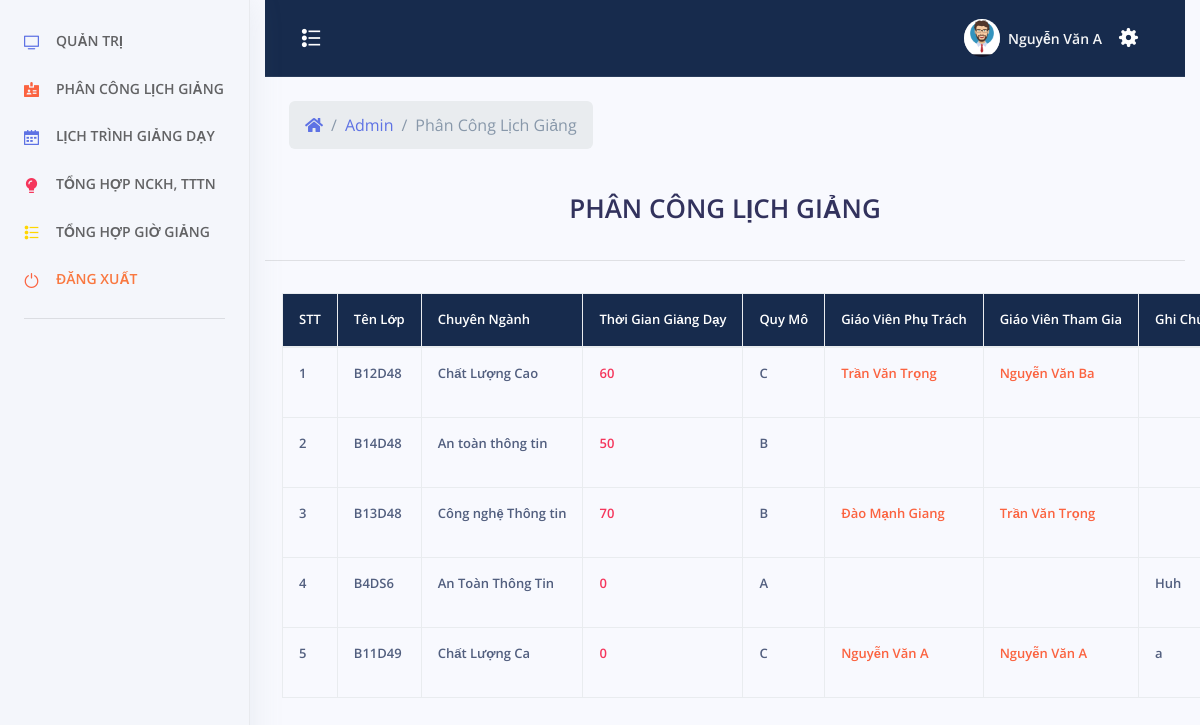
Page /admin/index.php?menu=phancong (signed in) on the committed database.
### tables this page shows
CREATE TABLE `lop_hoc` (
  `id_lop` int(11) NOT NULL,
  `ten_lop` varchar(50) NOT NULL,
  `chuyen_nganh` varchar(50) NOT NULL,
  `thoi_gian` int(11) NOT NULL,
  `thoi_khoa_bieu` longtext NOT NULL,
  `quy_mo` varchar(50) NOT NULL,
  `si_so` int(11) NOT NULL,
  `id_gvphutrach` int(11) NOT NULL,
  `id_gvthamgia` int(11) NOT NULL,
  `thoigian_gv_phutrach` int(11) NOT NULL,
  `thoigian_gv_thamgia` int(11) NOT NULL,
  `thoigian_chitiet_gvphutrach` int(11) NOT NULL,
  `thoigian_chitiet_gvthamgia` int(11) NOT NULL,
  `he` varchar(50) NOT NULL,
  `so_gio_ly_thuyet` int(11) NOT NULL,
  `so_gio_ly_thuyet_gvphutrach` int(11) NOT NULL,
  `so_gio_ly_thuyet_gvthamgia` int(11) NOT NULL,
  `xemina` int(11) NOT NULL,
  `xemina_gvphutrach` int(11) NOT NULL,
  `xemina_gvthamgia` int(11) NOT NULL,
  `thaoluan` int(11) NOT NULL,
  `thaoluan_gvphutrach` int(11) NOT NULL,
  `thaoluan_gvthamgia` int(11) NOT NULL,
  `hinh_thuc_thi` varchar(50) NOT NULL,
  `tong_gio_gvphutrach` int(11) NOT NULL,
  `tong_gio_gvthamgia` int(11) NOT NULL,
  `ghi-chu` varchar(500) NOT NULL
);

CREATE TABLE `tai_khoan` (
  `id_tai_khoan` int(11) NOT NULL,
  `ten_tai_khoan` varchar(30) NOT NULL,
  `mat_khau` varchar(100) NOT NULL,
  `nhom_tai_khoan` tinyint(2) NOT NULL,
  `ten_sinh_vien` varchar(100) NOT NULL,
  `sdt` varchar(20) NOT NULL,
  `ngay_sinh` varchar(50) NOT NULL,
  `ngay_tao` datetime NOT NULL
);

### admin/phancong.php (the view, shortened to what this page needs)
<?php
	include_once('../config/config.php');
	include_once('../header.php');
 ?>
<?php
		if($_SESSION["taikhoan"] == NULL){ ?>
			<script>
				window.location.href="../tai-khoan/dang-nhap.php";
			</script>
		<?php }else {?>
			<div class="row align-items-center py-4">
            <div class="col-lg-6 col-7">
              <nav aria-label="breadcrumb" class="d-none d-md-inline-block ml-md-4">
                <ol class="breadcrumb breadcrumb-links breadcrumb-dark">
                  <li class="breadcrumb-item"><a href="#"><i class="fas fa-home"></i></a></li>
                  <li class="breadcrumb-item"><a href="index.php">Admin</a></li>
                  <li class="breadcrumb-item active" aria-current="page">Phân Công Lịch Giảng</li>
                </ol>
              </nav>
            </div>
          </div>
		<?php
			$sql = "SELECT * FROM `lop_hoc`";
			$qr = mysqli_query($conn, $sql);
		 ?>
			<div class="caption">
			<h1 style="text-align: center">PHÂN CÔNG LỊCH GIẢNG</h1>
			</div>
			<hr>
			<div class="row">
				<table class="table table-bordered table-responsive">
					<tr class="chimuc">
						<th>STT</th>
						<th>Tên Lớp</th>
						<th>Chuyên Ngành</th>
						<th>Thời Gian Giảng Dạy</th>
						<th>Quy Mô</th>
						<th>Giáo Viên Phụ Trách</th>
                        <th>Giáo Viên Tham Gia</th>
                        <th>Ghi Chú</th>
					</tr>
					<tbody>
					<?php $stt = 1; ?>
					<?php while($row = mysqli_fetch_assoc($qr)){ ?>
						<tr>
							<td><?php echo $stt;?></td>
							<td>
							<?php echo $row["ten_lop"]; ?>
							</td>
							<td><?php echo $row["chuyen_nganh"]?></td>
							<td style="color: #f5365c;"><?php echo $row["thoi_gian"]?></td>
							<td><?php echo $row["quy_mo"]?></td>
							<td style="color: #fb6340;">
                            <?php $idgv1 = $row["id_gvphutrach"];
                            $sqlgv1 = "SELECT `ten_sinh_vien` FROM `tai_khoan` WHERE `id_tai_khoan` = '$idgv1'";
                            $qrgv1 = mysqli_query($conn, $sqlgv1);
                            $rowgv1 = mysqli_fetch_assoc($qrgv1);
                            echo $rowgv1["ten_sinh_vien"];
                            ?>
                            </td>
                            <td style="color: #fb6340;"><?php
                            $idgv2 = $row["id_gvthamgia"];
                            $sqlgv2 = "SELECT `ten_sinh_vien` FROM `tai_khoan` WHERE `id_tai_khoan` = '$idgv2'";
                            $qrgv2 = mysqli_query($conn, $sqlgv2);
                            $rowgv2 = mysqli_fetch_assoc($qrgv2);
                            echo $rowgv2["ten_sinh_vien"];
                            ?></td>
							<td><?php echo $row["ghi-chu"]?></td>
						</tr>
						<?php $stt = $stt + 1; ?>
						<?php } ?>
					</tbody>
				</table>
<br>
			</div>
    <?php } ?>
</div>
 <?php
	include_once('../footer.php');
 ?>

### assets/css/style.css (style rules this page uses)
table.table.table-bordered { border: none; }
table.table.table-bordered.table-responsive { margin-left: 32px; }
tr.chimuc { background-color: #172b4d; }
tr.chimuc th { color: white; }
.table td, .table th { font-size: .8125rem; white-space: nowrap; font-weight: 600!important; }

### rows in the picture
lop_hoc: ten_lop "B12D48", chuyen_nganh "Chất Lượng Cao", thoi_gian "60", quy_mo "C", tai_khoan.ten_sinh_vien "Trần Văn Trọng", tai_khoan.ten_sinh_vien "Nguyễn Văn Ba"
lop_hoc: ten_lop "B14D48", chuyen_nganh "An toàn thông tin", thoi_gian "50", quy_mo "B"
lop_hoc: ten_lop "B13D48", chuyen_nganh "Công nghệ Thông tin", thoi_gian "70", quy_mo "B", tai_khoan.ten_sinh_vien "Đào Mạnh Giang", tai_khoan.ten_sinh_vien "Trần Văn Trọng"
lop_hoc: ten_lop "B4DS6", chuyen_nganh "An Toàn Thông Tin", thoi_gian "0", quy_mo "A", value "Huh"
lop_hoc: ten_lop "B11D49", chuyen_nganh "Chất Lượng Ca", thoi_gian "0", quy_mo "C", tai_khoan.ten_sinh_vien "Nguyễn Văn A", value "a"

### other values in the picture
$_SESSION["tensv"] "Nguyễn Văn A"
